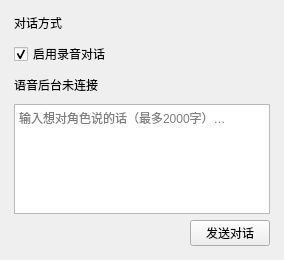
                                            <widget class="QFrame" name="inputModeCard">
                                              <property name="uiCard" stdset="0">
                                                <bool>true</bool>
                                              </property>
                                              <layout class="QVBoxLayout" name="inputModeLayout">
                                                <property name="leftMargin">
                                                  <number>14</number>
                                                </property>
                                                <property name="topMargin">
                                                  <number>14</number>
                                                </property>
                                                <property name="rightMargin">
                                                  <number>14</number>
                                                </property>
                                                <property name="bottomMargin">
                                                  <number>14</number>
                                                </property>
                                                <property name="spacing">
                                                  <number>10</number>
                                                </property>
                                                <item>
                                                  <widget class="QLabel" name="inputModeTitle">
                                                    <property name="text">
                                                      <string>对话方式</string>
                                                    </property>
                                                    <property name="cardTitle" stdset="0">
                                                      <bool>true</bool>
                                                    </property>
                                                  </widget>
                                                </item>
                                                <item>
                                                  <widget class="QCheckBox" name="recordingEnabledCheck">
                                                    <property name="text">
                                                      <string>启用录音对话</string>
                                                    </property>
                                                    <property name="checked">
                                                      <bool>true</bool>
                                                    </property>
                                                    <property name="toolTip">
                                                      <string>关闭后释放麦克风，在下方输入文字进行对话。</string>
                                                    </property>
                                                  </widget>
                                                </item>
                                                <item>
                                                  <widget class="QLabel" name="conversationStatus">
                                                    <property name="text">
                                                      <string>语音后台未连接</string>
                                                    </property>
                                                    <property name="wordWrap">
                                                      <bool>true</bool>
                                                    </property>
                                                    <property name="tone" stdset="0">
                                                      <string>muted</string>
                                                    </property>
                                                  </widget>
                                                </item>
                                                <item>
                                                  <widget class="QWidget" name="textConversationRow">
                                                    <property name="visible">
                                                      <bool>false</bool>
                                                    </property>
                                                    <layout class="QVBoxLayout" name="textConversationLayout">
                                                      <property name="leftMargin">
                                                        <number>0</number>
                                                      </property>
                                                      <property name="topMargin">
                                                        <number>0</number>
                                                      </property>
                                                      <property name="rightMargin">
                                                        <number>0</number>
                                                      </property>
                                                      <property name="bottomMargin">
                                                        <number>0</number>
                                                      </property>
                                                      <item>
                                                        <widget class="QPlainTextEdit" name="textConversationEdit">
                                                          <property name="placeholderText">
                                                            <string>输入想对角色说的话（最多2000字）…</string>
                                                          </property>
                                                          <property name="minimumSize">
                                                            <size>
                                                              <width>0</width>
                                                              <height>65</height>
                                                            </size>
                                                          </property>
                                                          <property name="maximumSize">
                                                            <size>
                                                              <width>16777215</width>
                                                              <height>110</height>
                                                            </size>
                                                          </property>
                                                        </widget>
                                                      </item>
                                                      <item alignment="Qt::AlignRight">
                                                        <widget class="QPushButton" name="textConversationSend">
                                                          <property name="text">
                                                            <string>发送对话</string>
                                                          </property>
                                                          <property name="accent" stdset="0">
                                                            <string>blue</string>
                                                          </property>
                                                        </widget>
                                                      </item>
                                                    </layout>
                                                  </widget>
                                                </item>
                                              </layout>
                                            </widget>
